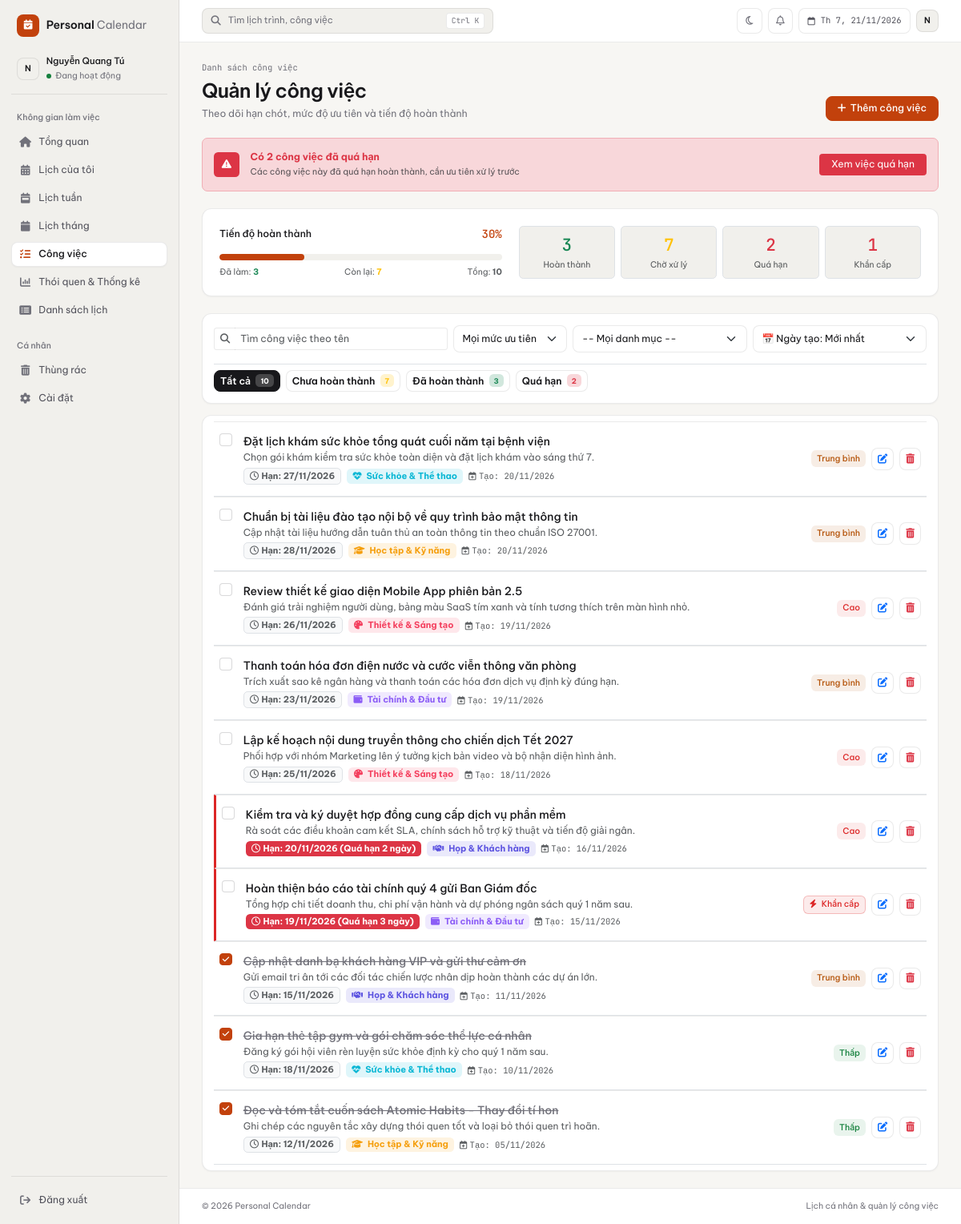
The page /index.php?page=tasks (signed in) on the database its author committed.
### tables this page shows
CREATE TABLE `tasks` (
  `id` int unsigned NOT NULL AUTO_INCREMENT,
  `user_id` int unsigned NOT NULL,
  `category_id` int unsigned DEFAULT NULL,
  `title` varchar(255) NOT NULL,
  `description` text,
  `priority` enum('low','medium','high','urgent') NOT NULL DEFAULT 'medium',
  `status` enum('pending','completed') NOT NULL DEFAULT 'pending',
  `is_completed` tinyint(1) NOT NULL DEFAULT '0',
  `progress` int unsigned NOT NULL DEFAULT '0',
  `due_date` date DEFAULT NULL,
  `created_at` timestamp NULL DEFAULT CURRENT_TIMESTAMP,
  `updated_at` timestamp NULL DEFAULT CURRENT_TIMESTAMP ON UPDATE CURRENT_TIMESTAMP,
  `deleted_at` datetime DEFAULT NULL,
  PRIMARY KEY (`id`),
  KEY `fk_tasks_user` (`user_id`),
  CONSTRAINT `fk_tasks_user` FOREIGN KEY (`user_id`) REFERENCES `users` (`id`) ON DELETE CASCADE
);

CREATE TABLE `categories` (
  `id` int unsigned NOT NULL AUTO_INCREMENT,
  `user_id` int unsigned NOT NULL,
  `name` varchar(80) NOT NULL,
  `color` char(7) NOT NULL DEFAULT '#64748b',
  `icon` varchar(50) NOT NULL DEFAULT 'fa-folder',
  `created_at` timestamp NULL DEFAULT CURRENT_TIMESTAMP,
  PRIMARY KEY (`id`),
  UNIQUE KEY `unique_user_category` (`user_id`,`name`),
  CONSTRAINT `fk_categories_user` FOREIGN KEY (`user_id`) REFERENCES `users` (`id`) ON DELETE CASCADE
);

### app/Views/pages/tasks.php (the view, shortened to what the rows shown need)
<?php
$tasks = $data['tasks'] ?? [];
?>
<section class="welcome-row">
    <div>
        <h1>Quản lý công việc</h1>
    </div>
</section>
<div class="panel p-0 overflow-hidden position-relative">
    <div class="task-list px-3 py-2" id="taskListContainer">
        <?php if (empty($tasks)): ?>
            <div class="empty-calendar py-5 text-center">
                <div class="empty-icon"><i class="fa-solid fa-list-check"></i></div>
                <h2>Chưa có công việc nào</h2>
                <p>Hãy bắt đầu bằng cách thêm công việc mới hoặc thử thay đổi bộ lọc tìm kiếm.</p>
                <button class="btn btn-primary-soft" onclick="document.getElementById('btnOpenAddTaskModal').click()">
                    <i class="fa-solid fa-plus me-2"></i>Tạo công việc đầu tiên
                </button>
            </div>
        <?php else: ?>
            <?php foreach ($tasks as $task):
                $isDone = ($task['status'] === 'completed' || $task['is_completed'] == 1);
                $isOverdue = (!empty($task['due_date']) && !$isDone && $task['due_date'] < date('Y-m-d'));
                $p = $task['priority'] ?? 'medium';
                $pClass = 'medium';
                $pText = 'Trung bình';
                if ($p === 'urgent') {
                    $pClass = 'urgent';
                    $pText = 'Khẩn cấp';
                } elseif ($p === 'high') {
                    $pClass = 'high';
                    $pText = 'Cao';
                } elseif ($p === 'low') {
                    $pClass = 'low';
                    $pText = 'Thấp';
                }
            ?>
            <div class="task-row align-items-center justify-content-between py-3 px-2 border-bottom <?= $isDone ? 'is-done' : '' ?> <?= $isOverdue ? 'is-overdue' : '' ?>"
                 data-id="<?= $task['id'] ?>"
                 data-status="<?= $isDone ? 'completed' : 'pending' ?>"
                 data-priority="<?= $p ?>"
                 data-category-id="<?= $task['category_id'] ?? '' ?>"
                 data-due-date="<?= $task['due_date'] ?? '' ?>"
                 data-created-at="<?= $task['created_at'] ?>">
                <label class="d-flex align-items-start gap-3 m-0 flex-grow-1 cursor-pointer">
                    <span class="custom-check"><i class="fa-solid fa-check"></i></span>
                    <div class="task-copy">
                        <strong class="fs-6 d-block"><?= htmlspecialchars($task['title']) ?></strong>
                        <?php if (!empty($task['description'])): ?>
                            <p class="task-desc-text text-muted mb-1" style="font-size: 12px;"><?= htmlspecialchars($task['description']) ?></p>
                        <?php endif; ?>
                        <div class="task-meta d-flex flex-wrap align-items-center gap-2 mt-1">
                            <?php if (!empty($task['due_date'])):
                                $dueTs = strtotime($task['due_date']);
                                $todayTs = strtotime(date('Y-m-d'));
                                $daysDiff = (int)round(($dueTs - $todayTs) / 86400);
                            ?>
                                <span class="badge <?= $isOverdue ? 'bg-danger text-white' : 'bg-light text-muted border' ?> task-due-badge" style="font-size: 11px;">
                                    <i class="fa-regular fa-clock me-1"></i>Hạn: <?= date('d/m/Y', $dueTs) ?>
                                    <?php if ($isOverdue): ?>
                                        (Quá hạn <?= abs($daysDiff) ?> ngày)
                                    <?php elseif ($daysDiff === 0 && !$isDone): ?>
                                        (Hôm nay)
                                    <?php endif; ?>
                                </span>
                            <?php endif; ?>
                            <?php if (!empty($task['category_name'])): ?>
                                <span class="badge" style="background-color: <?= $task['category_color'] ?: '#6658e8' ?>20; color: <?= $task['category_color'] ?: '#6658e8' ?>; font-size: 11px;">
                                    <i class="fa-solid <?= !empty($task['category_icon']) ? htmlspecialchars($task['category_icon']) : 'fa-folder' ?> me-1"></i>
                                    <?= htmlspecialchars($task['category_name']) ?>
                                </span>
                            <?php endif; ?>
                            <small class="text-muted" style="font-size: 10.5px;">
                                <i class="fa-regular fa-calendar-plus me-1"></i>Tạo: <?= date('d/m/Y', strtotime($task['created_at'])) ?>
                            </small>
                        </div>
                    </div>
                </label>
                <div class="d-flex align-items-center gap-2 flex-shrink-0 ms-3">
                    <span class="priority <?= $pClass ?>">
                        <?php if ($p === 'urgent'): ?><i class="fa-solid fa-bolt me-1"></i><?php endif; ?>
                        <?= $pText ?>
                    </span>
                    <button class="btn btn-sm btn-light btn-task-edit-v2" data-id="<?= $task['id'] ?>" title="Chỉnh sửa công việc">
                        <i class="fa-solid fa-pen-to-square text-primary"></i>
                    </button>
                    <button class="btn btn-sm btn-light btn-task-delete-v2 text-danger" data-id="<?= $task['id'] ?>" title="Xóa công việc">
                        <i class="fa-solid fa-trash-can"></i>
                    </button>
                </div>
            </div>
            <?php endforeach; ?>
        <?php endif; ?>
    </div>
</div>

### rows shown on the page
tasks: title "Đặt lịch khám sức khỏe tổng quát cuối năm tại bệnh viện", description "Chọn gói khám kiểm tra sức khỏe toàn diện và đặt lịch khám vào sáng thứ 7.", due_date "27/11/2026", category.name "Sức khỏe & Thể thao", created_at "20/11/2026", pText "Trung bình"
tasks: title "Chuẩn bị tài liệu đào tạo nội bộ về quy trình bảo mật thông tin", description "Cập nhật tài liệu hướng dẫn tuân thủ an toàn thông tin theo chuẩn ISO 27001.", due_date "28/11/2026", category.name "Học tập & Kỹ năng", created_at "20/11/2026", pText "Trung bình"
tasks: title "Review thiết kế giao diện Mobile App phiên bản 2.5", description "Đánh giá trải nghiệm người dùng, bảng màu SaaS tím xanh và tính tương thích trên màn hình nhỏ.", due_date "26/11/2026", category.name "Thiết kế & Sáng tạo", created_at "19/11/2026", priority "Cao"
tasks: title "Thanh toán hóa đơn điện nước và cước viễn thông văn phòng", description "Trích xuất sao kê ngân hàng và thanh toán các hóa đơn dịch vụ định kỳ đúng hạn.", due_date "23/11/2026", category.name "Tài chính & Đầu tư", created_at "19/11/2026", pText "Trung bình"
tasks: title "Lập kế hoạch nội dung truyền thông cho chiến dịch Tết 2027", description "Phối hợp với nhóm Marketing lên ý tưởng kịch bản video và bộ nhận diện hình ảnh.", due_date "25/11/2026", category.name "Thiết kế & Sáng tạo", created_at "18/11/2026", priority "Cao"
tasks: title "Kiểm tra và ký duyệt hợp đồng cung cấp dịch vụ phần mềm", description "Rà soát các điều khoản cam kết SLA, chính sách hỗ trợ kỹ thuật và tiến độ giải ngân.", due_date "20/11/2026", category.name "Họp & Khách hàng", created_at "16/11/2026", priority "Cao"
tasks: title "Hoàn thiện báo cáo tài chính quý 4 gửi Ban Giám đốc", description "Tổng hợp chi tiết doanh thu, chi phí vận hành và dự phóng ngân sách quý 1 năm sau.", due_date "19/11/2026", category.name "Tài chính & Đầu tư", created_at "15/11/2026", priority "Khẩn cấp"
tasks: title "Cập nhật danh bạ khách hàng VIP và gửi thư cảm ơn", description "Gửi email tri ân tới các đối tác chiến lược nhân dịp hoàn thành các dự án lớn.", due_date "15/11/2026", category.name "Họp & Khách hàng", created_at "11/11/2026", pText "Trung bình"
tasks: title "Gia hạn thẻ tập gym và gói chăm sóc thể lực cá nhân", description "Đăng ký gói hội viên rèn luyện sức khỏe định kỳ cho quý 1 năm sau.", due_date "18/11/2026", category.name "Sức khỏe & Thể thao", created_at "10/11/2026", priority "Thấp"
tasks: title "Đọc và tóm tắt cuốn sách Atomic Habits - Thay đổi tí hon", description "Ghi chép các nguyên tắc xây dựng thói quen tốt và loại bỏ thói quen trì hoãn.", due_date "12/11/2026", category.name "Học tập & Kỹ năng", created_at "05/11/2026", priority "Thấp"

### other values the page prints
$initial "N"
$currentUserName "Nguyễn Quang Tú"
$label "Tổng quan"
$label "Lịch của tôi"
$label "Lịch tuần"
$label "Lịch tháng"
$label "Công việc"
$label "Thói quen & Thống kê"
$label "Danh sách lịch"
$stats['overdue'] "2"
$stats['progress_percent'] "30"
$stats['completed'] "3"
$stats['pending'] "7"
$stats['total'] "10"
$stats['urgent'] "1"
